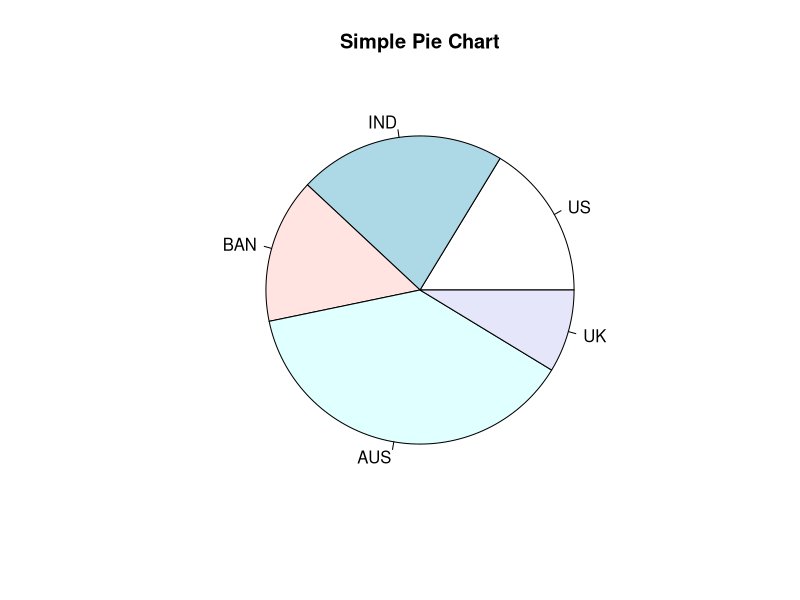

This figure's R source:


rm(list = ls())

slices <- c(15,20,14,35,8)
names <- c("US","IND","BAN","AUS","UK")

pie(slices,labels = names,main = "Simple Pie Chart")
